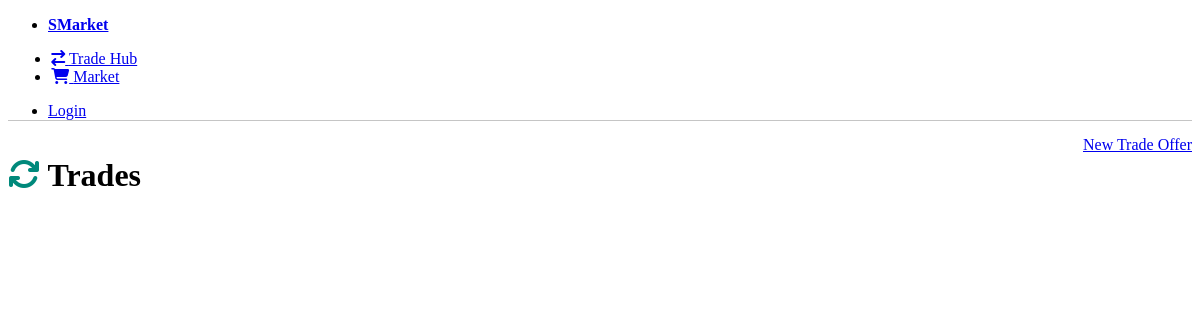
The app's page /, older data.
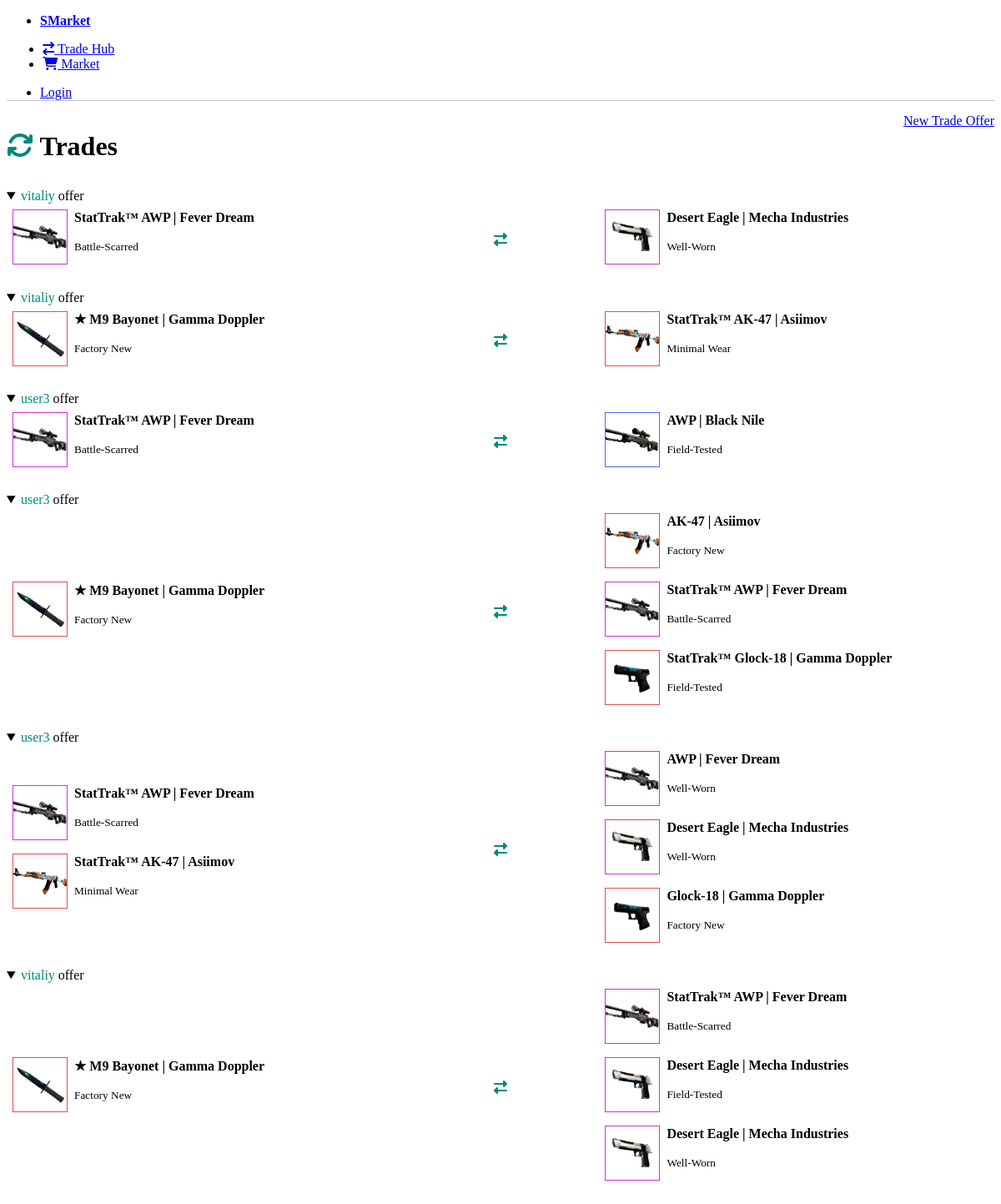
The same page, newer data.
### trade_hub/models.py (models this page shows, shortened)
class Trade(models.Model):
    NEW = 'N'
    REVIEWING = 'RW'
    DECLINED = 'DC'
    CANCELED = 'CD'
    SUCCESS = 'SC'
    STATUSES = [
        (NEW, 'New'),
        (REVIEWING, 'Reviewing'),
        (DECLINED, 'Declined'),
        (CANCELED, 'Canceled'),
        (SUCCESS, 'Success'),
    ]
    id = models.UUIDField(default=uuid.uuid4, unique=True, primary_key=True, editable=False)
    creator = models.ForeignKey(Profile, on_delete=models.CASCADE, null=True, related_name="creator")
    second_party = models.ForeignKey(Profile, on_delete=models.CASCADE, null=True, blank=True, related_name="second_party")
    guarantor = models.ForeignKey(Profile, on_delete=models.CASCADE, null=True, blank=True, related_name="guarantor")
    status = models.CharField(max_length=2, choices=STATUSES, default=NEW)
    created = models.DateTimeField(auto_now_add=True)
    class Meta:
        ordering = ["-created"]

class TradeItem(models.Model):
    id = models.UUIDField(default=uuid.uuid4, unique=True, primary_key=True, editable=False)
    trade = models.ForeignKey(Trade, on_delete=models.CASCADE)
    user_item = models.ForeignKey(UserItem, on_delete=models.CASCADE, null=True, blank=True)
    item = models.ForeignKey(Item, on_delete=models.CASCADE, null=True, blank=True)
    user = models.ForeignKey(Profile, on_delete=models.CASCADE, null=True, blank=True)

class UserItem(models.Model):
    id = models.UUIDField(default=uuid.uuid4, unique=True, primary_key=True, editable=False)
    float = models.DecimalField(max_digits=18, decimal_places=17, blank=True, null=True)
    item = models.ForeignKey(Item, on_delete=models.CASCADE)
    user = models.ForeignKey(Profile, on_delete=models.CASCADE, null=True, blank=True)

class Item(models.Model):
    id = models.UUIDField(default=uuid.uuid4, unique=True, primary_key=True, editable=False)
    name = models.CharField(max_length=500)
    description = models.TextField(null=True, blank=True)
    stattrak = models.BooleanField(default=False)
    image = models.ImageField(blank=True, upload_to='items/', default='items/empty_trade_slot.png')
    game = models.ForeignKey("trade_hub.Game", on_delete=models.CASCADE)
    quality = models.ForeignKey("trade_hub.ItemQuality", on_delete=models.SET_NULL, null=True)
    exterior = models.ForeignKey("trade_hub.ItemExterior", on_delete=models.SET_NULL, null=True)
    class Meta:
        ordering = ["name"]
        unique_together = [['name', 'stattrak', 'quality', 'exterior']]

class ItemExterior(models.Model):
    id = models.UUIDField(default=uuid.uuid4, unique=True, primary_key=True, editable=False)
    name = models.CharField(max_length=500)
    game = models.ForeignKey("trade_hub.Game", on_delete=models.CASCADE)

### users/models.py (models this page shows, shortened)
class Profile(models.Model):
    user = models.OneToOneField(User, on_delete=models.CASCADE, null=True, blank=True)
    id = models.UUIDField(default=uuid.uuid4, unique=True, primary_key=True, editable=False)
    image = models.ImageField(null=True, blank=True, upload_to='profiles/', default='profiles/user-default.png')
    username = models.CharField(max_length=200, blank=True, null=True)
    email = models.EmailField(max_length=500, blank=True, null=True)
    registation_date = models.DateTimeField(auto_now_add=True)
    steam_id = models.PositiveBigIntegerField(null=True, blank=True)
    trade_url = models.CharField(max_length=500, null=True, blank=True)
    balance = models.DecimalField(max_digits=9, decimal_places=2, blank=True, null=True, default=0)
    discount = models.FloatField(default=0)
    total_trade_amount = models.FloatField(default=0.0)

### trade_hub/views.py (the view)
# urls.py: path('', include('trade_hub.urls')),
def trade_hub(request):
    trades = Trade.objects.filter(status=Trade.NEW)
    guarantor = request.user.groups.filter(name="guarantor").exists()
    context = {
        'trades': trades,
        'guarantor': guarantor,
    }
    return render(request, 'trade_hub/trade_hub.html', context=context)

### trade_hub/templates/trade_hub/trade_hub.html (shortened to what this page needs)
{% extends 'main.html' %}
{% block content %}
<div class="container" id="trade-hub-container">
	<div class="tradehub-headline">
		<h1>
			<i class="fa-solid fa-arrows-rotate green-text"></i> Trades
		</h1>
        <div>
            <a href="{% url 'create-trade-offer' %}" role="button">New Trade Offer</a>
        </div>
	</div>
	{% for trade in trades %}
		<details open>
			<summary>
				<div class="trade-summary-div">
					<div><span class="green-text">{{trade.creator.username}}</span> offer</div>
				</div>
			</summary>
			<div class="trade-offer-block">
				<div class="offer-left">
					<table>
						<tbody>
							{% for tradeitem in trade.tradeitem_set.all %}
								{% if tradeitem.user == trade.creator %}
									<tr>
										<th scope="row">
											<img
												src="{{ tradeitem.user_item.item.image.url }}"
												alt=""
												class="offer-small-img"
												style="border-color: {{ tradeitem.user_item.item.quality.color_hex }}"
											/>
										</th>
										<td>
											<div>
												<strong>{% if tradeitem.user_item.item.stattrak %} StatTrak™ {% endif %}{{ tradeitem.user_item.item.name }}</strong>
												<p>
													<small> {{tradeitem.user_item.item.exterior.name}} </small>
												</p>
											</div>
										</td>
									</tr>
								{% endif %}
							{% endfor %}
						</tbody>
					</table>
				</div>
				<div>
					<i class="fa-solid fa-right-left green-text"></i>
				</div>
				<div class="offer-right">
					<table>
						<tbody>
							{% for tradeitem in trade.tradeitem_set.all %}
								{% if tradeitem.user == None %}
									<tr>
										<th scope="row">
											<img
												src="{{ tradeitem.item.image.url }}"
												alt=""
												class="offer-small-img"
												style="border-color: {{ tradeitem.item.quality.color_hex }}"
											/>
										</th>
										<td>
											<div>
												<strong>{% if tradeitem.item.stattrak %} StatTrak™ {% endif %}{{ tradeitem.item.name }}</strong>
												<p>
													<small> {{tradeitem.item.exterior.name}} </small>
												</p>
											</div>
										</td>
									</tr>
								{% endif %}
							{% endfor %}
						</tbody>
					</table>
				</div>
			</div>
		</details>
	{% endfor %}
	{% endblock content %}

### templates/main.html (shortened to what this page needs)
<!DOCTYPE html>
{% load static %}
<html lang="en">
  <head>
    <link rel="stylesheet" href="https://cdn.jsdelivr.net/npm/@picocss/pico@1/css/pico.min.css">
    <link
    rel="stylesheet"
    href="https://cdn.jsdelivr.net/npm/@picocss/pico@next/css/pico.colors.min.css"
    />
    <link rel="stylesheet" href="{% static 'css/styles.css' %}">
  </head>
  <body>
    {% include 'navbar.html' %}
    {% block content %}
    {% endblock content %}
  </body>
</html>

### templates/navbar.html
<nav class="container-fluid">
	<ul>
		<li>
			<a href="{% url 'trade-hub' %}" class="contrast"
				><strong>SMarket</strong></a
			>
		</li>
	</ul>
	<ul>
		<li class="nav-tabs">
			<a href="{% url 'trade-hub' %}"
				><i class="fa-solid fa-arrow-right-arrow-left"></i> Trade Hub</a
			>
		</li>
		<li class="nav-tabs">
			<a href="{% url 'market' %}"
				><i class="fa-solid fa-cart-shopping fa-shake"></i> Market</a
			>
		</li>
	</ul>
	<ul>
		{% if request.user.is_authenticated %}
			<li>
				<div class="balance green-text">
					${{ request.user.profile.balance  }}
				</div>
			</li>
			<li>
				<details role="list" dir="rtl">
					<summary aria-haspopup="listbox" role="link" class="secondary">
						{{ request.user.profile.username }}
					</summary>
					<ul role="listbox">
						<li>
							<a href="{% url 'profile' %}" data-theme-switcher="auto"
								>Profile</a
							>
						</li>
						<li>
							<a href="{% url 'history' %}" data-theme-switcher="auto"
								>History</a
							>
						</li>
						{% for group in  request.user.groups.all %}
							{%  if 'guarantor' == group.name %}
								<li>
									<a href="{% url 'guarantor-hub' %}" data-theme-switcher="auto"
										>Guarantor Hub</a
									>
								</li>
							{% endif %}
						{% endfor %}
						<li><a href="{% url 'logout' %}" data-theme-switcher="dark">Logout</a></li>
					</ul>
				</details>
			</li>
		{% else %}
			<li>
				<a href="{% url 'login' %}" data-theme-switcher="auto">Login</a>
			</li>
		{% endif %}
	</ul>
</nav>

### static/css/styles.css (style rules this page uses)
:root { --primary: #00897b; }
[data-theme="light"], :root:not([data-theme="dark"]) { --primary: #00897b; --primary-hover: #00796b; --primary-focus: rgba(0, 137, 123, 0.125); --primary-inverse: #fff; }
:root { --form-element-active-border-color: var(--primary); --form-element-focus-color: var(--primary-focus); --switch-color: var(--primary-inverse); --switch-checked-background-color: var(--primary); }
.nav-tabs { margin-left: 0.2rem; margin-right: 0.2rem; }
nav { box-shadow: 0 1px 0 rgba(145, 145, 145, 0.521); }
.nav-tabs { transition: transform 0.3s ease-in-out; }
.tradehub-headline > h1 { margin-bottom: 2rem; }
.tradehub-headline { display: flex; justify-content: space-between; }
#trade-hub-container { margin-top: 1rem; }
.green-text { color: var(--primary); }
.trade-summary-div { display: inline-block; }
.offer-right { max-width: 40%; width: -webkit-fill-available; }
.offer-left { max-width: 40%; width: -webkit-fill-available; }
.offer-small-img { min-width: 4rem; width: 4rem; border: 1px solid; }
.trade-offer-block th { padding: 5px; }
.trade-offer-block { display: flex; justify-content: space-between; align-items: center; }
.trade-offer-block table { margin-bottom: 0.2rem; }

Row changes from the older to the newer data that the page shows:
added Trade: creator.username "vitaliy"
added TradeItem: user_item.item.image (picture), shows "StatTrak™", user_item.item.name "AWP | Fever Dream", user_item.item.exterior.name "Battle-Scarred", shown under "vitaliy"
added TradeItem: item.image (picture), item.name "Desert Eagle | Mecha Industries", item.exterior.name "Well-Worn", shown under "vitaliy"
added Trade: creator.username "vitaliy"
added TradeItem: user_item.item.image (picture), user_item.item.name "★ M9 Bayonet | Gamma Doppler", user_item.item.exterior.name "Factory New", shown under "vitaliy"
added TradeItem: item.image (picture), shows "StatTrak™", item.name "AK-47 | Asiimov", item.exterior.name "Minimal Wear", shown under "vitaliy"
added Trade: creator.username "user3"
added TradeItem: user_item.item.image (picture), shows "StatTrak™", user_item.item.name "AWP | Fever Dream", user_item.item.exterior.name "Battle-Scarred", shown under "user3"
added TradeItem: item.image (picture), item.name "AWP | Black Nile", item.exterior.name "Field-Tested", shown under "user3"
added Trade: creator.username "user3"
added TradeItem: user_item.item.image (picture), user_item.item.name "★ M9 Bayonet | Gamma Doppler", user_item.item.exterior.name "Factory New", shown under "user3"
added TradeItem: item.image (picture), item.name "AK-47 | Asiimov", item.exterior.name "Factory New", shown under "user3"
added TradeItem: item.image (picture), shows "StatTrak™", item.name "AWP | Fever Dream", item.exterior.name "Battle-Scarred", shown under "user3"
added TradeItem: item.image (picture), shows "StatTrak™", item.name "Glock-18 | Gamma Doppler", item.exterior.name "Field-Tested", shown under "user3"
added Trade: creator.username "user3"
added TradeItem: user_item.item.image (picture), shows "StatTrak™", user_item.item.name "AWP | Fever Dream", user_item.item.exterior.name "Battle-Scarred", shown under "user3"
added TradeItem: user_item.item.image (picture), shows "StatTrak™", user_item.item.name "AK-47 | Asiimov", user_item.item.exterior.name "Minimal Wear", shown under "user3"
added TradeItem: item.image (picture), item.name "AWP | Fever Dream", item.exterior.name "Well-Worn", shown under "user3"
added TradeItem: item.image (picture), item.name "Desert Eagle | Mecha Industries", item.exterior.name "Well-Worn", shown under "user3"
added TradeItem: item.image (picture), item.name "Glock-18 | Gamma Doppler", item.exterior.name "Factory New", shown under "user3"
added Trade: creator.username "vitaliy"
added TradeItem: user_item.item.image (picture), user_item.item.name "★ M9 Bayonet | Gamma Doppler", user_item.item.exterior.name "Factory New", shown under "vitaliy"
added TradeItem: item.image (picture), shows "StatTrak™", item.name "AWP | Fever Dream", item.exterior.name "Battle-Scarred", shown under "vitaliy"
added TradeItem: item.image (picture), item.name "Desert Eagle | Mecha Industries", item.exterior.name "Field-Tested", shown under "vitaliy"
added TradeItem: item.image (picture), item.name "Desert Eagle | Mecha Industries", item.exterior.name "Well-Worn", shown under "vitaliy"
